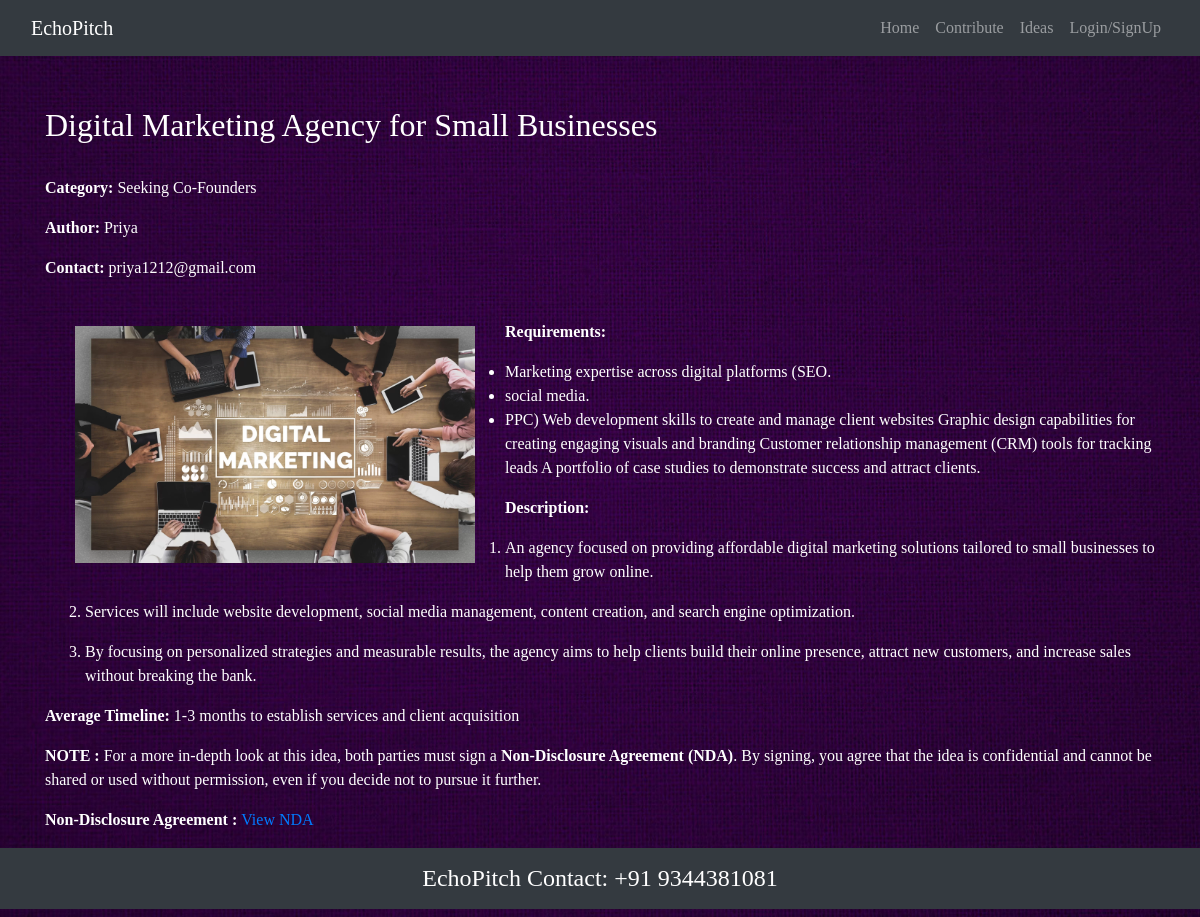
/fullrecipe.php?title=Digital+Marketing+Agency+for+Small+Businesses, run on the app's committed database.
### tables this page shows
CREATE TABLE `recipe` (
  `Title` varchar(255) NOT NULL,
  `category` varchar(50) NOT NULL,
  `user_name` varchar(100) NOT NULL,
  `img_url` varchar(255) NOT NULL
);

CREATE TABLE `ratings` (
  `Title` varchar(255) NOT NULL,
  `rating` varchar(50) NOT NULL
);

CREATE TABLE `ingredient` (
  `Title` varchar(255) NOT NULL,
  `Ingredients` text NOT NULL
);

CREATE TABLE `instruction` (
  `Title` varchar(255) NOT NULL,
  `instructions` text NOT NULL
);

CREATE TABLE `dietary_info` (
  `Title` varchar(255) NOT NULL,
  `diet_info` varchar(255) NOT NULL
);

### fullrecipe.php (the view, shortened to what this page needs)
<?php
$host = 'localhost';
$username = 'root';
$password = '';
$database = 'recipe_db';
$ndaUrl = "";
$conn = new mysqli($host, $username, $password, $database);
if(isset($_GET['title'])) {
    $title = $_GET['title'];
    $sql = "SELECT * FROM recipe WHERE Title = '$title'";
    $sql1 = "SELECT * FROM ingredient WHERE Title = '$title'";
    $sql2 = "SELECT * FROM instruction WHERE Title = '$title'";
    $sql3 = "SELECT * FROM ratings WHERE Title = '$title'";
    $sql4 = "SELECT * FROM dietary_info WHERE Title = '$title'";
    $result = $conn->query($sql);
    $result1 = $conn->query($sql1);
    $result2 = $conn->query($sql2);
    $result3 = $conn->query($sql3);
    $result4 = $conn->query($sql4);
    if ($result->num_rows > 0 && $result1->num_rows > 0 && $result2->num_rows > 0 && $result3->num_rows > 0 && $result4->num_rows > 0) {
        $row = $result->fetch_assoc();
        $row1 = $result1->fetch_assoc();
        $row2 = $result2->fetch_assoc();
        $row3 = $result3->fetch_assoc();
        $row4 = $result4->fetch_assoc();
        ?>
        <!DOCTYPE html>
        <html lang="en">
        <head>
            <link rel="stylesheet" href="https://maxcdn.bootstrapcdn.com/bootstrap/4.5.2/css/bootstrap.min.css">
        </head>
        <body>
            <?php include 'menu.php'; ?>
            <div class="container recipe-details">
                <div class="row">
                    <div class="col-md-12">
                        <h2><?php echo $row['Title']; ?></h2><br>
                        <p><strong>Category:</strong> <?php echo $row['category']; ?></p>
                        <p><strong>Author:</strong> <?php echo $row['user_name']; ?></p>
                        <p><strong>Contact:</strong> <?php echo $row3['rating']; ?></p>
                        <img src=<?php echo $row['img_url']; ?> alt="Recipe Image" class="img-fluid mb-3" height=400px width=400px>
                        <br>
                        <?php
                            $ingredients = explode(",", $row1['Ingredients']);
                        ?>
                        <p><strong>Requirements:</strong></p>
                        <ul>
                            <?php
                            foreach ($ingredients as $ingredient) {
                                if (!empty(trim($ingredient))) {
                                    echo "<li>$ingredient.</li>";
                                }
                            }
                            ?>
                        </ul>
                        <?php
                            $instructions = explode(".", $row2['instructions']);
                        ?>
                        <p><strong>Description:</strong></p>
                        <ol>
                        <?php
                            foreach ($instructions as $instruction) {
                                if (!empty(trim($instruction))) {
                                    echo "<li><p>$instruction.</p></li>";
                                }
                            }
                        ?>
                        </ol>
                        <p><strong>Average Timeline:</strong> <?php echo $row4['diet_info']; ?></p>
                        <p><b>NOTE : </b>For a more in-depth look at this idea, both parties must sign a
        <strong>Non-Disclosure Agreement (NDA)</strong>. By signing, you agree that the idea is confidential
        and cannot be shared or used without permission, even if you decide not to pursue it further.
                        <p><b>Non-Disclosure Agreement : </b><a href="<?php echo $ndaUrl; ?>" target="_blank">View NDA</a></p>
                    </div>
                </div>
            </div>
        </body>
        <footer>
            <h4 class="p-3 bg-dark text-white text-center">EchoPitch Contact: +91 9344381081</h4>
        </footer>
        </html>
        <?php
    } else {
        echo "Idea not found";
    }
} else {
    echo "No Idea specified";
}
?>

### fullrecipe.php (style rules this page uses)
body { background-image: url("images/bgpur.jpg"); background-size: cover; background-repeat: no-repeat; background-attachment: fixed; background-position: center; background-color: #2b2b2b; font-family: Georgia, 'Times New Roman', Times, serif; color: white; }
.recipe-details { margin-top: 50px; }
img { float: left; margin: 30px; }

### data on the page
recipe: Title "Digital Marketing Agency for Small Businesses", category "Seeking Co-Founders", user_name "Priya", img_url (picture)
ratings: rating "priya1212@gmail.com"
ingredient: Ingredients "Marketing expertise across digital platforms (SEO", Ingredients "social media", Ingredients "PPC) Web development skills to create and manage client websites Graphic design capabilities for creating engaging visuals and branding Customer relationship management (CRM) tools for tracking leads A portfolio of case studies to demonstrate success and attract clients"
instruction: instructions "An agency focused on providing affordable digital marketing solutions tailored to small businesses to help them grow online", instructions "Services will include website development, social media management, content creation, and search engine optimization", instructions "By focusing on personalized strategies and measurable results, the agency aims to help clients build their online presence, attract new customers, and increase sales without breaking the bank"
dietary_info: diet_info "1-3 months to establish services and client acquisition"
